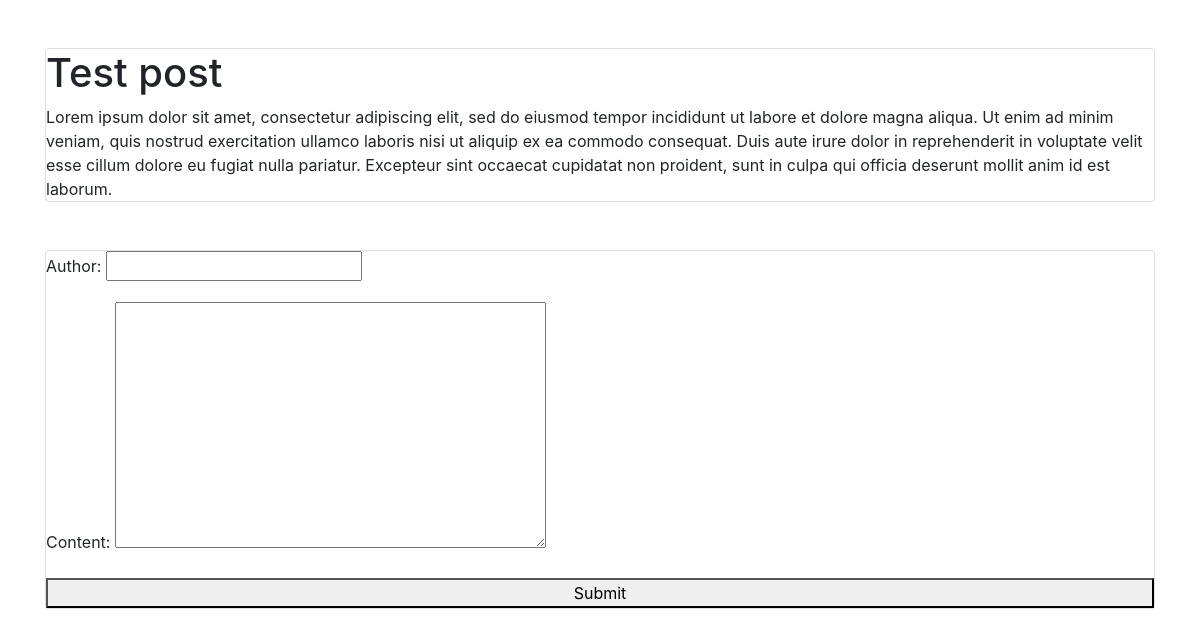
Before: /post/test-post with the older database file.
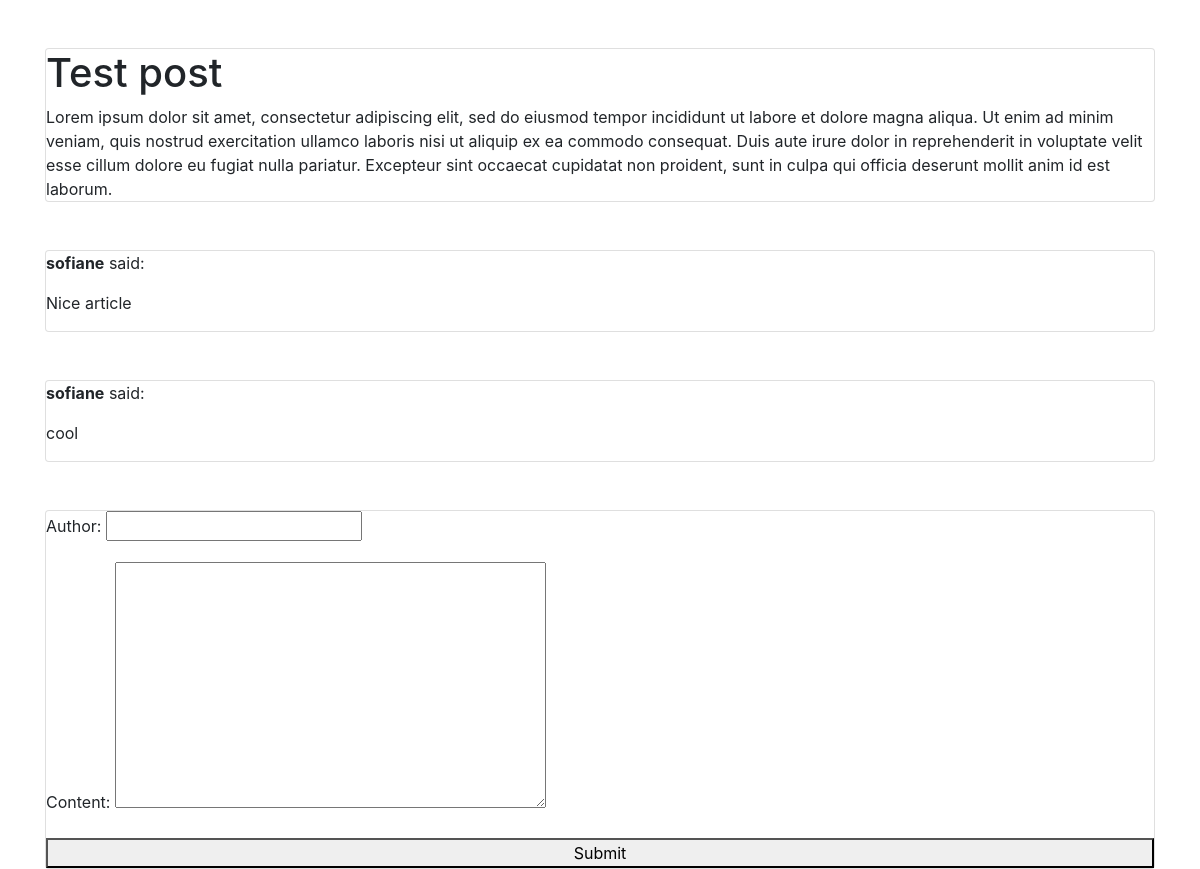
After: the same page with the newer database file.
### core/models.py (models this page shows, shortened)
class Post(models.Model):
    author = models.ForeignKey(User, on_delete=models.CASCADE)
    title = models.CharField(max_length=100, unique=True)
    slug = models.SlugField(max_length=100, unique=True)
    body = models.TextField()
    comments = GenericRelation(Comment)

class Comment(models.Model):
    author = models.CharField(max_length=50)
    content = models.TextField()
    content_type = models.ForeignKey(ContentType, on_delete=models.CASCADE)
    object_id = models.PositiveIntegerField()
    content_object = GenericForeignKey()

### core/views.py (the view)
# urls.py: path('post/<slug:slug>', post, name='post'),
def post(request, slug):
    post = get_object_or_404(Post, slug=slug)
    comments = post.comments.all()
    context = {
        'post': post,
        'comments': comments,
    }
    post_comment(request, post, context)
    return render(request, 'post.html', context)

### core/forms.py
class CommentForm(forms.ModelForm):
    class Meta:
        model = Comment
        fields = ('author', 'content')

### core/views.py (called while the page is built)
def post_comment(request, instance, context):
    if request.method == 'POST':
        form = CommentForm(request.POST)
        if form.is_valid():
            author = form.cleaned_data['author']
            content = form.cleaned_data['content']
            Comment.objects.create(content_object=instance, author=author, content=content)
    else:
        form = CommentForm()
    context['form'] = form

### templates/post.html (shortened to what this page needs)
{% extends 'base.html' %}
{% block content %}
<section class="card">
  <h1>{{ post.title }}</h1>
  <div>{{ post.body }}</div>
</section>
{% for comment in comments %}
<div class="card mt-5">
  <p><strong>{{ comment.author }}</strong> said:</p>
  <p>{{ comment.content }}</p>
</div>
{% endfor %}
<form class="card mt-5" method="post">
  {{ form.as_p }}
  <button type="submit">Submit</button>
</form>
{% endblock content %}

### templates/base.html (shortened to what this page needs)
<!doctype html>
<html lang="en">
  <head>
    <link rel="stylesheet" href="https://stackpath.bootstrapcdn.com/bootstrap/4.3.1/css/bootstrap.min.css">
  </head>
  <body class="container mt-5">
    {% block content %}
    {% endblock content %}
  </body>
</html>

Changed rows visible on the page:
added Comment: author "sofiane", content "Nice article"
added Comment: author "sofiane", content "cool"
